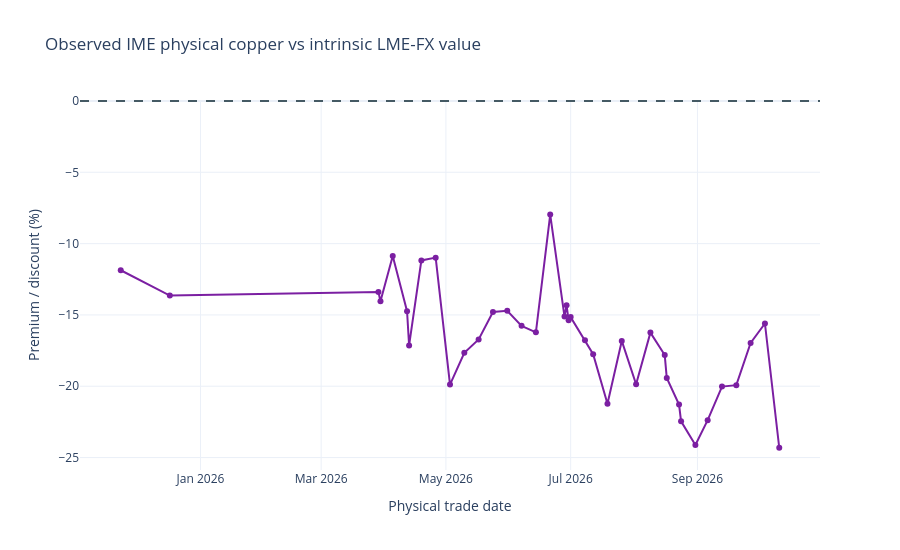

Notebook cell for this chart:
### Markdown cell above
## 9. Observed IME physical-market premium over intrinsic copper value

For actual physical-market observations in the regression period, intrinsic value is `LME cash USD/kg × free-market USD/IRR`. The plotted premium is `(observed physical price / intrinsic price - 1) × 100`.

### Code cell
physical_intrinsic_bubble = anchors[[
    "date", "physical_price", "lme_usd_per_kg", "usd_irr", "intrinsic_price"
]].copy()
assert len(physical_intrinsic_bubble) == len(anchors)
physical_intrinsic_bubble["physical_vs_intrinsic_bubble_pct"] = (
    physical_intrinsic_bubble["physical_price"]
    / physical_intrinsic_bubble["intrinsic_price"]
    - 1
) * 100

fig = go.Figure(go.Scatter(x=physical_intrinsic_bubble['date'],
    y=physical_intrinsic_bubble['physical_vs_intrinsic_bubble_pct'], mode='lines+markers',
    name='Observed IME physical premium', line_color='#7B1FA2'))
fig.add_hline(y=0, line_dash='dash', line_color='#455A64')
fig.update_layout(title='Observed IME physical copper vs intrinsic LME-FX value',
    xaxis_title='Physical trade date', yaxis_title='Premium / discount (%)',
    height=550, template='plotly_white')
fig.show()
physical_intrinsic_bubble

### Figure 1 — Plotly figure (JSON) as saved in the notebook; plotly's stock layout.template omitted (floating-point values rounded to 4 significant figures)
{"data": [{"line": {"color": "#7B1FA2"}, "mode": "lines+markers", "name": "Observed IME physical premium", "type": "scatter", "x": ["2025-11-23T00:00:00.000000", "2025-12-17T00:00:00.000000", "2026-03-29T00:00:00.000000", "2026-03-30T00:00:00.000000", "2026-04-05T00:00:00.000000", "2026-04-12T00:00:00.000000", "2026-04-13T00:00:00.000000", "2026-04-19T00:00:00.000000", "2026-04-26T00:00:00.000000", "2026-05-03T00:00:00.000000", "2026-05-10T00:00:00.000000", "2026-05-17T00:00:00.000000", "2026-05-24T00:00:00.000000", "2026-05-31T00:00:00.000000", "2026-06-07T00:00:00.000000", "2026-06-14T00:00:00.000000", "2026-06-21T00:00:00.000000", "2026-06-28T00:00:00.000000", "2026-06-29T00:00:00.000000", "2026-06-30T00:00:00.000000", "2026-07-01T00:00:00.000000", "2026-07-08T00:00:00.000000", "2026-07-12T00:00:00.000000", "2026-07-19T00:00:00.000000", "2026-07-26T00:00:00.000000", "2026-08-02T00:00:00.000000", "2026-08-09T00:00:00.000000", "2026-08-16T00:00:00.000000", "2026-08-17T00:00:00.000000", "2026-08-23T00:00:00.000000", "2026-08-24T00:00:00.000000", "2026-08-31T00:00:00.000000", "2026-09-06T00:00:00.000000", "2026-09-13T00:00:00.000000", "2026-09-20T00:00:00.000000", "2026-09-27T00:00:00.000000", "2026-10-04T00:00:00.000000", "2026-10-11T00:00:00.000000"], "y": [-11.87, -13.64, -13.4, -14.05, -10.87, -14.73, -17.14, -11.18, -10.98, -19.88, -17.65, -16.72, -14.79, -14.71, -15.76, -16.22, -7.964, -15.12, -14.33, -15.37, -15.15, -16.77, -17.75, -21.23, -16.82, -19.86, -16.24, -17.81, -19.42, -21.28, -22.46, -24.12, -22.38, -20.02, -19.92, -16.96, -15.6, -24.31]}], "layout": {"height": 550, "shapes": [{"line": {"color": "#455A64", "dash": "dash"}, "type": "line", "x0": 0, "x1": 1, "xref": "x domain", "y0": 0, "y1": 0, "yref": "y"}], "title": {"text": "Observed IME physical copper vs intrinsic LME-FX value"}, "xaxis": {"title": {"text": "Physical trade date"}}, "yaxis": {"title": {"text": "Premium / discount (%)"}}}}
